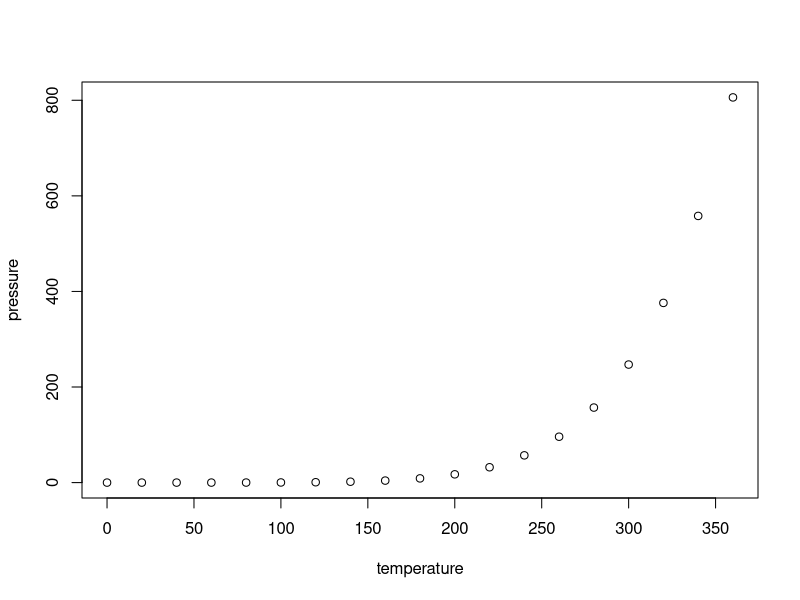
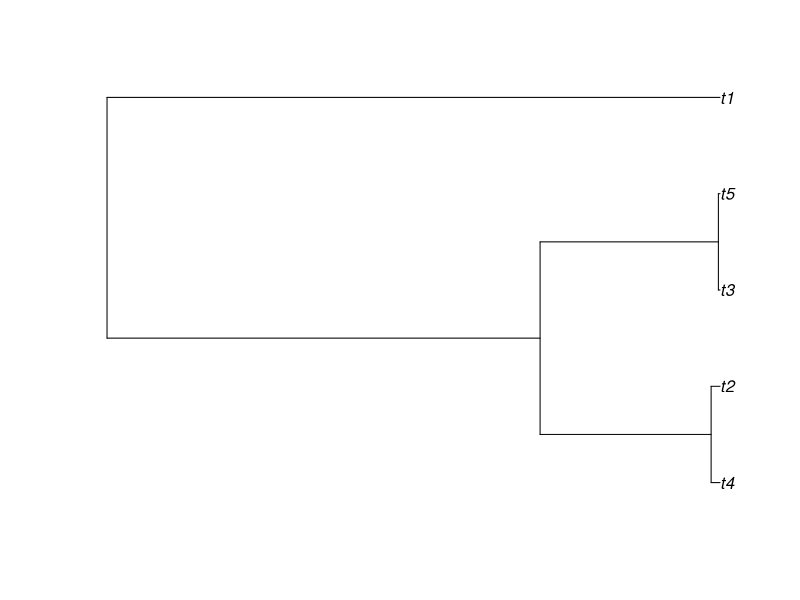
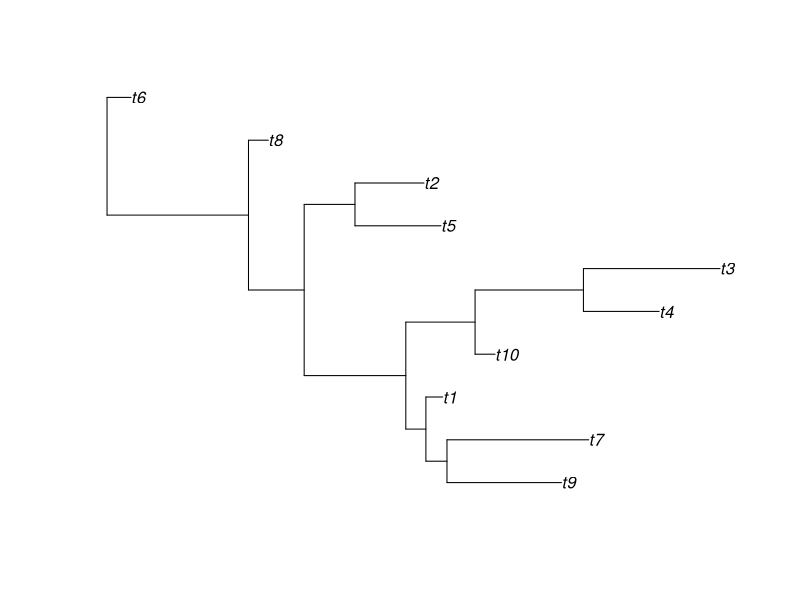

The R source for these figures, in order:
## ---- chunk 1
knitr::opts_chunk$set(echo = TRUE)
## ---- chunk 2
summary(cars)
## ---- chunk 3
plot(pressure)
## ---- chunk 4
2+3
library(ape)
plot(rcoal(5))
## ---- chunk 5
{GetHowManyTrees <- rtree(n=10)
  plot(GetHowManyTrees, edge.width = 1)}
  
